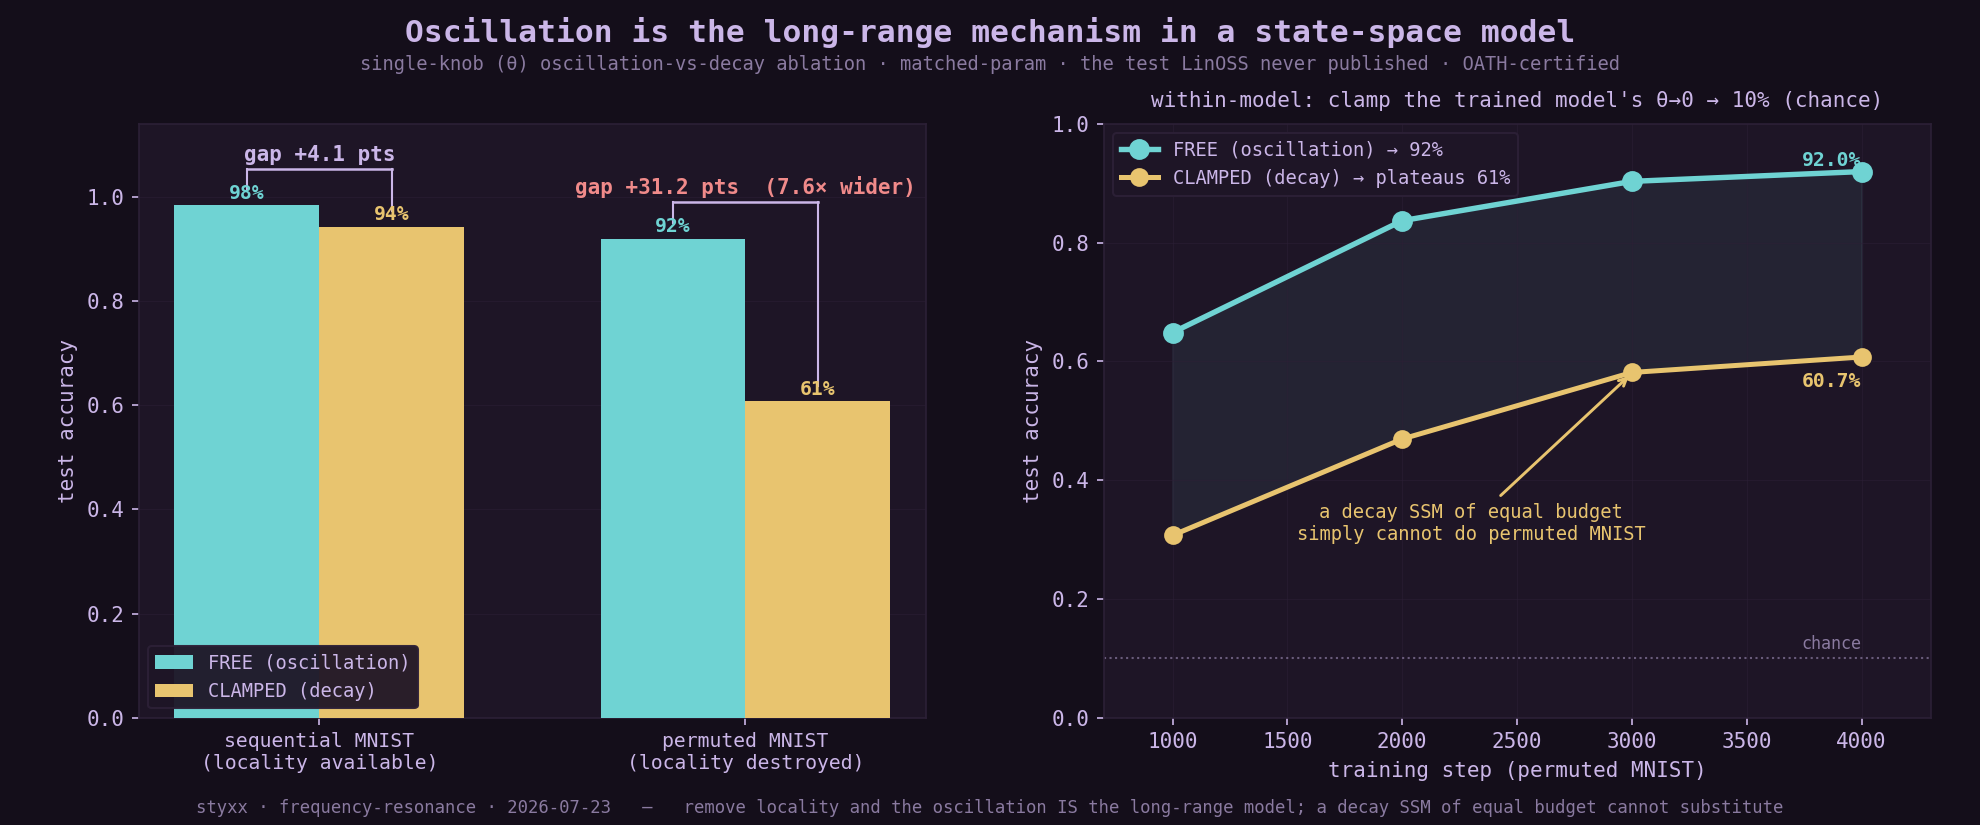

This figure's Python source:
# -*- coding: utf-8 -*-
"""Capstone flagship figure: oscillation is the long-range mechanism.
Numbers from smnist_ablation_result.json + pmnist_ablation_result.json (both OATH-certified)."""
import matplotlib
matplotlib.use("Agg")
import matplotlib.pyplot as plt
import numpy as np

BG = "#140e1a"; PANEL = "#1e1526"; LILAC = "#cbb6e8"; DIM = "#8a7aa0"
CYAN = "#6fd3d3"; AMBER = "#e8c46f"; RED = "#f08a8a"; GRID = "#2c2036"
plt.rcParams.update({"font.family": "monospace", "text.color": LILAC, "axes.labelcolor": LILAC,
                     "xtick.color": LILAC, "ytick.color": LILAC, "axes.edgecolor": GRID,
                     "figure.facecolor": BG, "axes.facecolor": PANEL})

fig, (axL, axR) = plt.subplots(1, 2, figsize=(13.2, 5.5), gridspec_kw={"width_ratios": [1, 1.05]})
fig.suptitle("Oscillation is the long-range mechanism in a state-space model",
             fontsize=15, color=LILAC, weight="bold", y=0.98)
fig.text(0.5, 0.915, "single-knob (θ) oscillation-vs-decay ablation · matched-param · the test LinOSS never published · OATH-certified",
         ha="center", fontsize=9, color=DIM)

# ---- LEFT: sharpening -- grouped bars, gap explodes when locality is removed ----
groups = ["sequential MNIST\n(locality available)", "permuted MNIST\n(locality destroyed)"]
free = [0.9837, 0.9195]
clamp = [0.9428, 0.6073]
gaps = [0.0408, 0.3122]
x = np.arange(2); w = 0.34
axL.bar(x - w/2, free, w, color=CYAN, label="FREE (oscillation)", zorder=4)
axL.bar(x + w/2, clamp, w, color=AMBER, label="CLAMPED (decay)", zorder=4)
for xi in x:
    axL.text(xi - w/2, free[xi] + 0.012, f"{free[xi]*100:.0f}%", ha="center", fontsize=9.5, color=CYAN, weight="bold")
    axL.text(xi + w/2, clamp[xi] + 0.012, f"{clamp[xi]*100:.0f}%", ha="center", fontsize=9.5, color=AMBER, weight="bold")
    # gap bracket
    top = max(free[xi], clamp[xi]) + 0.07
    axL.plot([xi - w/2, xi + w/2], [top, top], color=LILAC, lw=1.2)
    axL.plot([xi - w/2, xi - w/2], [free[xi]+0.03, top], color=LILAC, lw=1.0)
    axL.plot([xi + w/2, xi + w/2], [clamp[xi]+0.03, top], color=LILAC, lw=1.0)
    lbl = f"gap +{gaps[xi]*100:.1f} pts" + ("  (7.6× wider)" if xi == 1 else "")
    axL.text(xi, top + 0.015, lbl, ha="center", fontsize=10,
             color=(RED if xi == 1 else LILAC), weight="bold")
axL.set_xticks(x); axL.set_xticklabels(groups, fontsize=9.5)
axL.set_ylim(0, 1.14); axL.set_ylabel("test accuracy", fontsize=10)
axL.legend(loc="lower left", facecolor=PANEL, edgecolor=GRID, fontsize=9, framealpha=0.95)
axL.grid(True, axis="y", color=GRID, lw=0.5, alpha=0.5)
for s in axL.spines.values():
    s.set_color(GRID)

# ---- RIGHT: pMNIST training curves -- the decay model cannot solve it ----
steps = [1000, 2000, 3000, 4000]
pf = [0.6485, 0.8368, 0.9030, 0.9195]     # seed-avg FREE
pc = [0.3071, 0.4693, 0.5813, 0.6073]     # seed-avg CLAMPED
axR.plot(steps, pf, "-o", color=CYAN, lw=2.6, ms=9, label="FREE (oscillation) → 92%", zorder=5)
axR.plot(steps, pc, "-o", color=AMBER, lw=2.4, ms=8, label="CLAMPED (decay) → plateaus 61%", zorder=5)
axR.fill_between(steps, pc, pf, color=CYAN, alpha=0.08)
axR.axhline(0.10, color=DIM, lw=1.0, ls=":", alpha=0.7)
axR.text(4000, 0.115, "chance", color=DIM, fontsize=8, ha="right")
axR.text(4000, pf[-1]+0.01, "92.0%", ha="right", fontsize=9.5, color=CYAN, weight="bold")
axR.text(4000, pc[-1]-0.05, "60.7%", ha="right", fontsize=9.5, color=AMBER, weight="bold")
axR.annotate("a decay SSM of equal budget\nsimply cannot do permuted MNIST", xy=(3000, 0.58),
             xytext=(2300, 0.30), fontsize=9, color=AMBER, ha="center",
             arrowprops=dict(arrowstyle="->", color=AMBER, lw=1.4))
axR.set_xlabel("training step (permuted MNIST)", fontsize=10); axR.set_ylabel("test accuracy", fontsize=10)
axR.set_ylim(0, 1.0); axR.set_xlim(700, 4300)
axR.set_title("within-model: clamp the trained model's θ→0 → 10% (chance)", fontsize=10, color=LILAC, pad=8)
axR.legend(loc="upper left", facecolor=PANEL, edgecolor=GRID, fontsize=9, framealpha=0.95)
axR.grid(True, color=GRID, lw=0.5, alpha=0.5)
for s in axR.spines.values():
    s.set_color(GRID)

fig.text(0.5, 0.015, "styxx · frequency-resonance · 2026-07-23   —   remove locality and the oscillation IS the long-range model; a decay SSM of equal budget cannot substitute",
         ha="center", fontsize=8.3, color=DIM)
plt.subplots_adjust(left=0.07, right=0.975, top=0.85, bottom=0.13, wspace=0.22)
plt.savefig("fig_flagship_sharpening.png", dpi=150, facecolor=BG)
print("wrote fig_flagship_sharpening.png")
